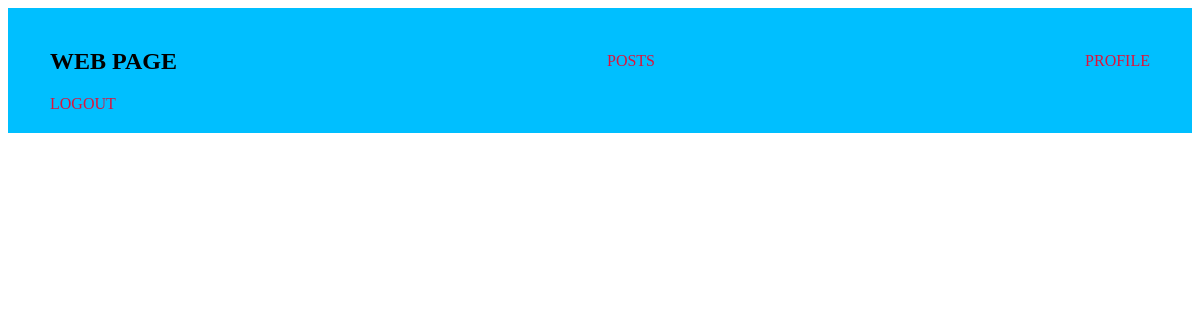
The app's page /posts/, older data.
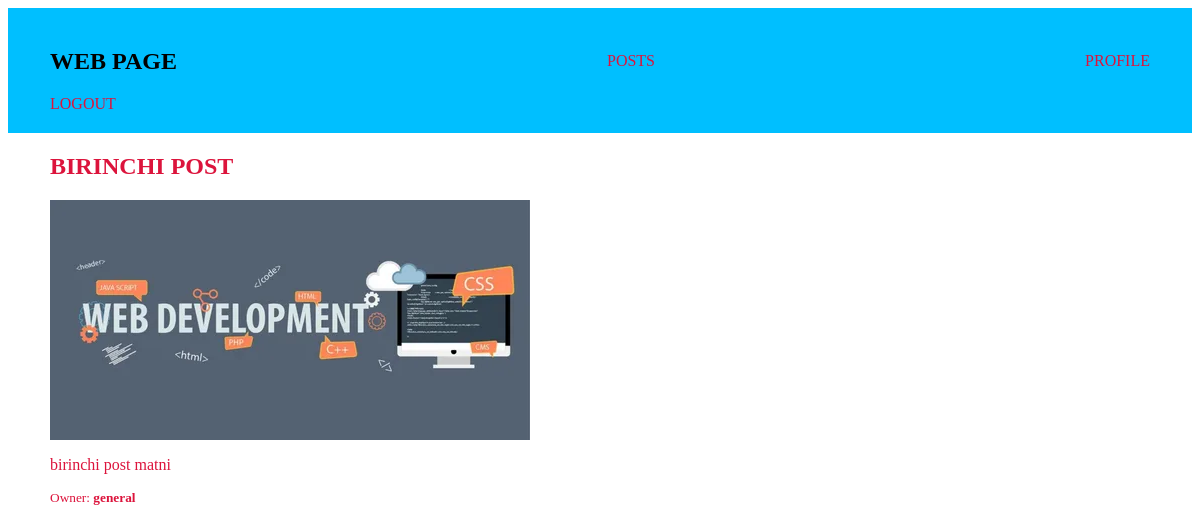
The same page, newer data.
### app_main/models.py (models this page shows, shortened)
class Post(models.Model):
    owner = models.ForeignKey(User,on_delete=models.CASCADE)
    title = models.CharField(max_length=100)
    body=models.TextField(null=True,blank=True)
    image=models.ImageField(upload_to='posts/', null=True,blank=True)
    created_at = models.DateTimeField(auto_now_add=True)
    updated_at = models.DateTimeField(auto_now=True)

### app_main/views.py (the view)
# urls.py: path('posts/', views.posts, name='posts'),
def posts(request):
    all_posts = Post.objects.all()
    return render(request, 'app_main/posts.html', {'posts': all_posts})

### app_main/templates/app_main/posts.html
{% extends 'base.html' %}
{% block content %}
<main class="container">
    <div class="posts-wrapper">
        {% for post in posts %}
            <a href="/posts/{{ post.id }}/" class="post-card">
                <h2>{{ post.title }}</h2>
                {% if post.image %}
                    <img src="{{ post.image.url }}" alt="Post image">
                {% endif %}
                <p>{{ post.body }}</p>
                <small>Owner: <b>{{ post.owner.username }}</b></small>
            </a>
        {% endfor %}
    </div>
</main>
{% endblock content %}

### templates/base.html (shortened to what this page needs)
{% load static %}
<html lang="en">
<head>
    <link rel="stylesheet" href="{% static 'css/index.css' %}">
</head>
<body>
    {% include 'components/_nav..html'%}
    <main class="container" >
    {% block content %}
    {% endblock content %}
    </main>
</body>
</html>

### templates/components/_nav..html
<nav>
    <div class="container nav_wapper ">
        <div>
            <h2>WEB PAGE</h2>
            <a href="/posts/">POSTS</a>
            <a href="/profile/">PROFILE</a>
        </div>
        <a  href="/logout/">LOGOUT</a>
    </div>
</nav>

### staticfiles/css/index.css (style rules this page uses)
a { text-decoration:none; color: crimson }
.container { width:1100px; margin:auto; justify-content: space-between; }
nav { padding:20px 0; background-color: deepskyblue; }
.container div { display: flex; flex-direction:row; justify-content: space-between; align-items: center; gap:10px; }

Row changes from the older to the newer data that the page shows:
added Post: title "BIRINCHI POST", image (picture), body "birinchi post matni", owner.username "general"
